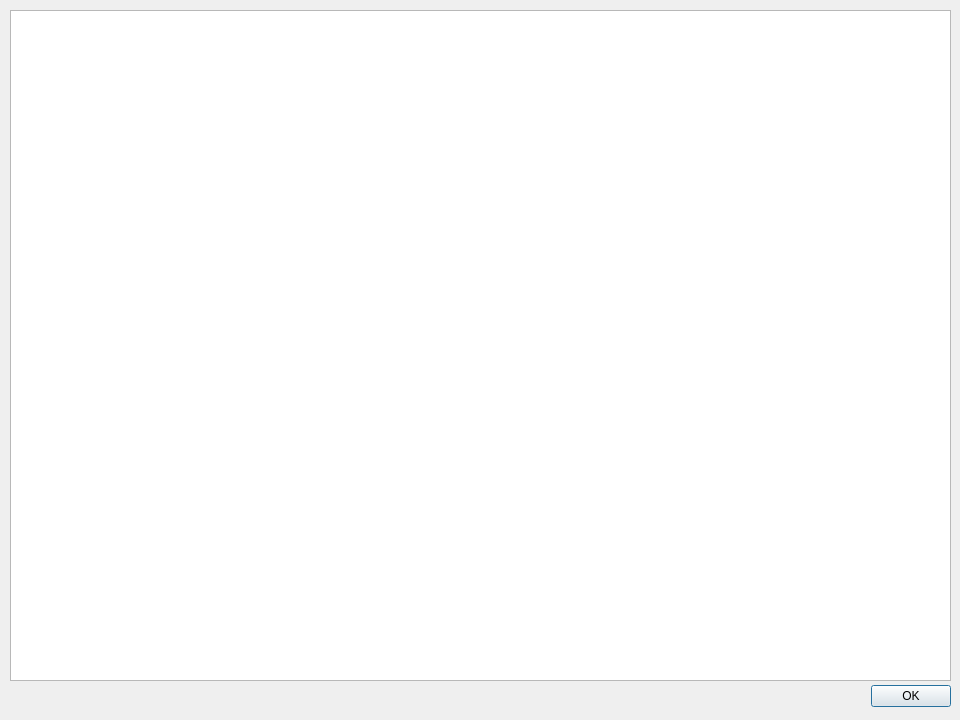
<?xml version="1.0" encoding="UTF-8"?>
<ui version="4.0">
 <class>Dialog</class>
 <widget class="QDialog" name="Dialog">
  <property name="geometry">
   <rect>
    <x>0</x>
    <y>0</y>
    <width>960</width>
    <height>720</height>
   </rect>
  </property>
  <property name="windowTitle">
   <string>Dialog</string>
  </property>
  <widget class="QDialogButtonBox" name="ok_button">
   <property name="geometry">
    <rect>
     <x>860</x>
     <y>680</y>
     <width>91</width>
     <height>32</height>
    </rect>
   </property>
   <property name="orientation">
    <enum>Qt::Horizontal</enum>
   </property>
   <property name="standardButtons">
    <set>QDialogButtonBox::Ok</set>
   </property>
  </widget>
  <widget class="QTextEdit" name="description_text">
   <property name="geometry">
    <rect>
     <x>10</x>
     <y>10</y>
     <width>941</width>
     <height>671</height>
    </rect>
   </property>
   <property name="readOnly">
    <bool>true</bool>
   </property>
   <property name="textInteractionFlags">
    <set>Qt::LinksAccessibleByKeyboard|Qt::LinksAccessibleByMouse|Qt::TextBrowserInteraction|Qt::TextSelectableByKeyboard|Qt::TextSelectableByMouse</set>
   </property>
  </widget>
 </widget>
 <resources/>
 <connections>
  <connection>
   <sender>ok_button</sender>
   <signal>accepted()</signal>
   <receiver>Dialog</receiver>
   <slot>accept()</slot>
   <hints>
    <hint type="sourcelabel">
     <x>248</x>
     <y>254</y>
    </hint>
    <hint type="destinationlabel">
     <x>157</x>
     <y>274</y>
    </hint>
   </hints>
  </connection>
  <connection>
   <sender>ok_button</sender>
   <signal>rejected()</signal>
   <receiver>Dialog</receiver>
   <slot>reject()</slot>
   <hints>
    <hint type="sourcelabel">
     <x>316</x>
     <y>260</y>
    </hint>
    <hint type="destinationlabel">
     <x>286</x>
     <y>274</y>
    </hint>
   </hints>
  </connection>
 </connections>
</ui>
